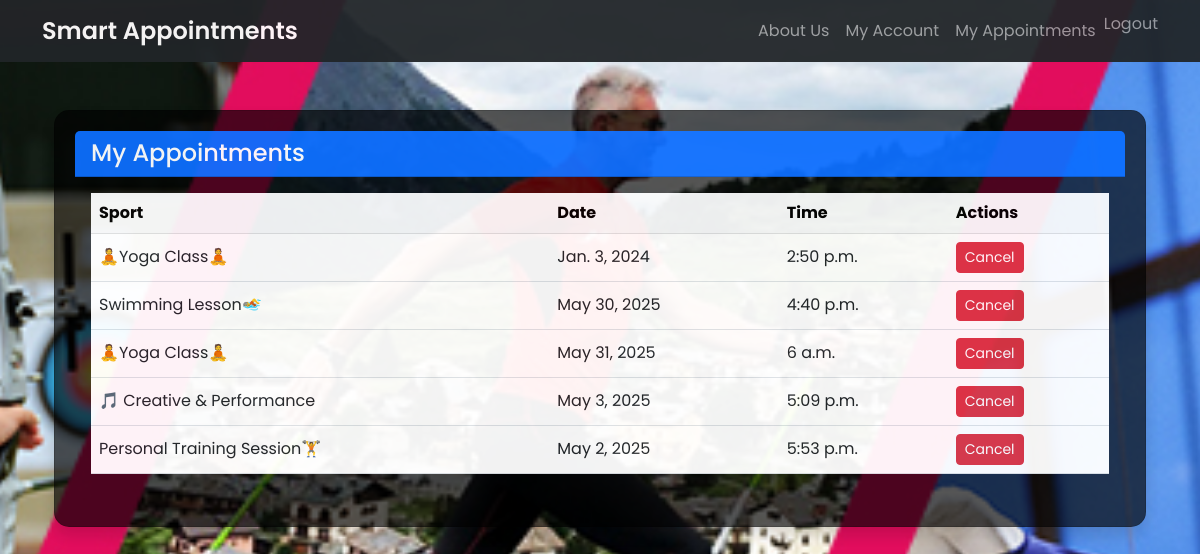
Screenshot of /my-appointments/ (signed in) with the database file from the repository.
### booking/models.py (models this page shows, shortened)
class Appointment(models.Model):
    user = models.ForeignKey(User, on_delete=models.CASCADE)
    service = models.ForeignKey(Service, on_delete=models.CASCADE)
    date = models.DateField()
    time = models.TimeField()

class Service(models.Model):
    name = models.CharField(max_length=100)
    description = models.TextField()

### booking/views.py (the view)
# urls.py: path('my-appointments/', views.my_appointments, name='my_appointments'),
@login_required
def my_appointments(request):
    appointments = Appointment.objects.filter(user=request.user)
    return render(request, 'booking/my_appointments.html', {'appointments': appointments})

### booking/templates/booking/my_appointments.html (shortened to what this page needs)
{% extends "booking/base.html" %}
{% block content %}
<div class="container">
    <div class="card shadow">
        <div class="card-header bg-primary text-white">
            <h4 class="mb-0">
                 My Appointments
            </h4>
        </div>
        <div class="card-body">
            {% if appointments %}
            <div class="table-responsive">
                <table class="table table-hover align-middle">
                    <thead class="table-light">
                        <tr>
                            <th>Sport</th>
                            <th>Date</th>
                            <th>Time</th>
                            <th>Actions</th>
                        </tr>
                    </thead>
                    <tbody>
                        {% for appointment in appointments %}
                        <tr>
                            <td>{{ appointment.service.name }}</td>
                            <td>{{ appointment.date }}</td>
                            <td>{{ appointment.time }}</td>
                            <td>
                                <form action="/cancel/{{ appointment.id }}/" method="post" style="display:inline;">
                                    <button type="submit" class="btn btn-danger btn-sm" onclick="return confirm('Are you sure you want to cancel this appointment?');">
                                         Cancel
                                    </button>
                                </form>
                            </td>
                        </tr>
                        {% endfor %}
                    </tbody>
                </table>
            </div>
            {% else %}
            <div class="alert alert-info">
                <i class="bi bi-info-circle"></i> No appointments booked yet.
                <a href="/" class="alert-link">Book one now!</a>
            </div>
            {% endif %}
        </div>
    </div>
</div>
{% endblock %}

### booking/templates/booking/base.html (shortened to what this page needs)
{% load static %}
<!DOCTYPE html>
<html lang="en">
<head>
    <link rel="stylesheet" href="https://cdn.jsdelivr.net/npm/bootstrap@5.3.0/dist/css/bootstrap.min.css" />
    <link rel="stylesheet" href="{% static 'booking/styles.css' %}" />
</head>
<body>
    <nav class="navbar navbar-expand-lg navbar-dark bg-dark">
        <div class="container">
            <a class="navbar-brand" href="{% url 'home' %}">Smart Appointments</a>
            <div class="collapse navbar-collapse" id="navbarSupportedContent">
                <ul class="navbar-nav ms-auto mb-2 mb-lg-0">
                    <li class="nav-item">
                        <a class="nav-link" href="{% url 'about_us' %}">About Us</a>
                    </li>
                    {% if user.is_authenticated %}
                        <li class="nav-item">
                            <a class="nav-link" href="{% url 'my_account' %}">My Account</a>
                        </li>
                        <li class="nav-item">
                            <a class="nav-link" href="{% url 'my_appointments' %}">My Appointments</a>
                        </li>
                        <li class="nav-item">
                            <form method="post" action="{% url 'logout' %}" style="display:inline;">
                                <button type="submit" class="btn btn-link nav-link" style="display:inline; padding:0; border:none; background:none;">
                                    Logout
                                </button>
                            </form>
                        </li>
                    {% else %}
                        <li class="nav-item">
                            <a class="nav-link" href="{% url 'login' %}">Login</a>
                        </li>
                    {% endif %}
                </ul>
            </div>
        </div>
    </nav>
    <div class="container py-5">
        {% block content %}{% endblock %}
    </div>
</body>
</html>

### booking/templates/booking/styles.css (style rules this page uses)
body { background-image: url('/static/booking/bg.jpg'); background-size: cover; background-repeat: no-repeat; background-position: center center; background-attachment: fixed; color: #fff; }
.navbar, .card, .alert { opacity: 0.95; }
.card { background-color: rgba(0, 0, 0, 0.7); border-radius: 15px; padding: 20px; color: #fff; }

### booking/templates/booking/base.html (style rules this page uses)
body { font-family: 'Poppins', sans-serif; background-color: #f8f9fa; }
.navbar-brand { font-weight: 600; font-size: 1.5rem; }

### rows the page displays
Appointment: service.name "🧘Yoga Class🧘", date "Jan. 3, 2024", time "2:50 p.m."
Appointment: service.name "Swimming Lesson🏊", date "May 30, 2025", time "4:40 p.m."
Appointment: service.name "🧘Yoga Class🧘", date "May 31, 2025", time "6 a.m."
Appointment: service.name "🎵 Creative & Performance", date "May 3, 2025", time "5:09 p.m."
Appointment: service.name "Personal Training Session🏋", date "May 2, 2025", time "5:53 p.m."
